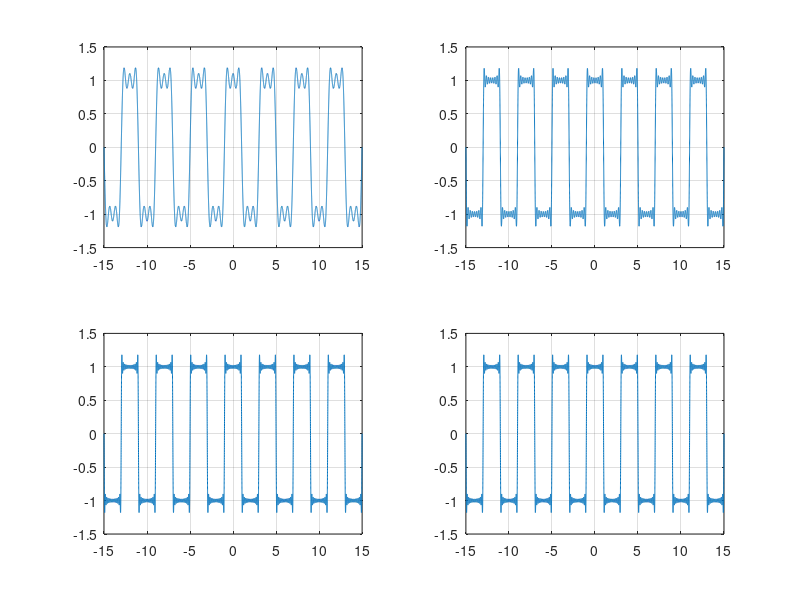

Source code (MATLAB):
%% CONVERSÃO DE SINAIS - SÉRIES DE FOURIER
%% Aluno: Arthur Cadore M. B. 

%% Formatação base: 
close all
clear all
clc

%% Parâmetros da função:
t=-15:0.001:15;
w=pi/2;
amp=1;
a0=0;

% Primeiro Loop: 5 Harmônicas
x1=0;
for n = 1:5
    x1=x1+(4/(pi*n))*sin((pi*n)/2)*cos((pi*n*t)/2)
end
plot(t,x1);

% Segundo Loop: 15 Harmônicas
x2=0;
for n = 1:15
    x2=x2+(4/(pi*n))*sin((pi*n)/2)*cos((pi*n*t)/2)
end
plot(t,x2);

% Terceiro Loop: 25 Harmônicas
x3=0;
for n = 1:25
    x3=x3+(4/(pi*n))*sin((pi*n)/2)*cos((pi*n*t)/2)
end
plot(t,x3);

% Quarto Loop: 35 Harmônicas
x4=0;
for n = 1:25
    x4=x4+(4/(pi*n))*sin((pi*n)/2)*cos((pi*n*t)/2)
end
plot(t,x4);

%% Plotagem conjunta (para comparação): 
figure(1)
subplot(2,2,1);
plot(t,x1);
grid on
hold;

subplot(2,2,2);
plot(t,x2);
grid on
hold;

subplot(2,2,3);
plot(t,x3);
grid on
hold;

subplot(2,2,4);
plot(t,x4);
grid on
hold;
